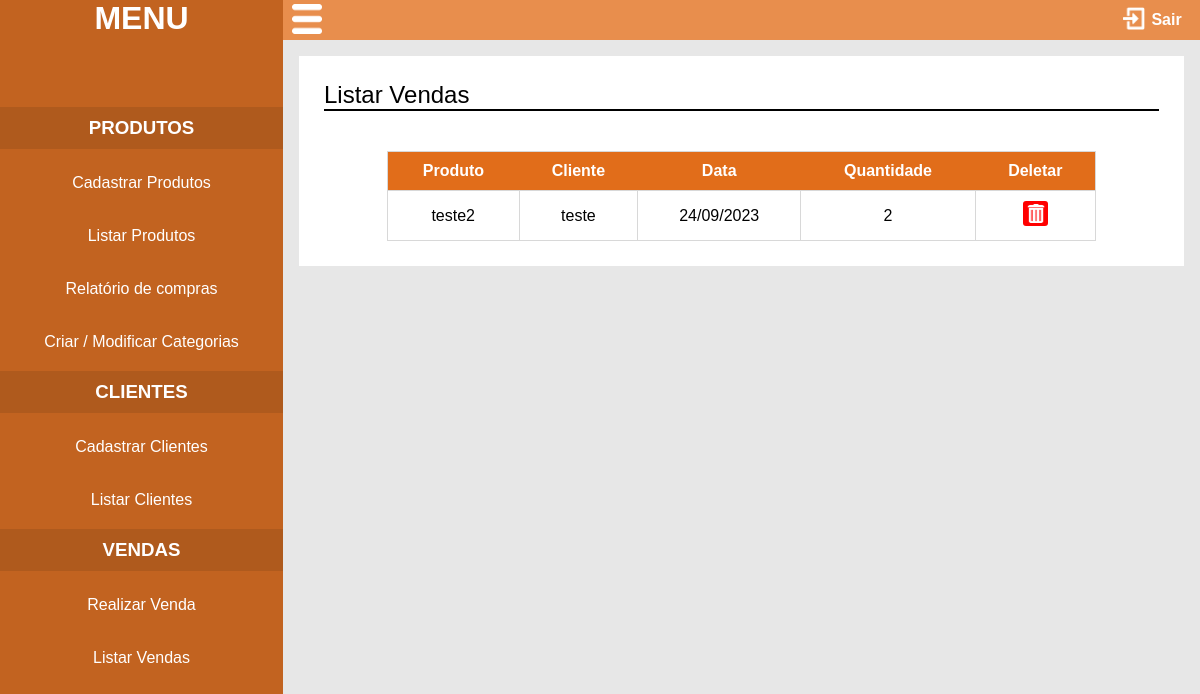
Screenshot of /painel/listar-vendas (signed in) with the database file from the repository.
### tables this page shows
CREATE TABLE IF NOT EXISTS `vendas` (
  `id` int(11) NOT NULL AUTO_INCREMENT,
  `produtovenda_id` int(11) NOT NULL,
  `clientevenda_id` int(11) NOT NULL,
  `data` datetime NOT NULL,
  `quantidade` int(11) NOT NULL,
  PRIMARY KEY (`id`)
);

CREATE TABLE IF NOT EXISTS `produtos` (
  `id` int(11) NOT NULL AUTO_INCREMENT,
  `nomeproduto` varchar(100) NOT NULL,
  `categoria` int(11) NOT NULL,
  `descricao` varchar(100) NOT NULL,
  `valorvenda` float NOT NULL,
  `valorcompra` float NOT NULL,
  `empresaproduto` varchar(100) NOT NULL,
  `quantidade` int(100) NOT NULL,
  `datacompra` datetime NOT NULL,
  `quantidadecomprada` int(11) NOT NULL,
  PRIMARY KEY (`id`)
);

CREATE TABLE IF NOT EXISTS `clientes` (
  `id` int(11) NOT NULL AUTO_INCREMENT,
  `nome` varchar(100) NOT NULL,
  `cpf` varchar(14) NOT NULL,
  `datanasc` date NOT NULL,
  `email` varchar(100) NOT NULL,
  `telefone` varchar(14) NOT NULL,
  PRIMARY KEY (`id`)
);

### classes/MySQL.php (called while the page is built)
<?php
class MySQL{
    private static $pdo;
    public static function conectar(){
        if(self::$pdo == NULL){
            try{
            self::$pdo = new PDO('mysql:host='.HOST.';dbname='.DATABASE,USER,PASSWORD,array(PDO::MYSQL_ATTR_INIT_COMMAND => "SET NAMES utf8 "));
            }catch(Exception $e){
                echo '<h4>Erro ao conectar </h4>';
            }
        }
        return self::$pdo;
    }
}

### painel/pages/listar-vendas.php (the view, shortened to what this page needs)
<?php
    $sql = MySQL::conectar()->query("SELECT vendas.id AS id_venda,vendas.quantidade,vendas.produtovenda_id,vendas.clientevenda_id,vendas.data,vendas.quantidade,produtos.id,produtos.nomeproduto,clientes.id,clientes.nome FROM `vendas` JOIN `produtos` ON vendas.produtovenda_id = produtos.id JOIN `clientes` ON vendas.clientevenda_id = clientes.id ORDER BY `data` DESC");
    $result = $sql->fetchAll();
?>
<head>
    <link rel="stylesheet" href="<?php INCLUDE_PATH_PAINEL?>css/listar-clientes.css">
</head>
<div class="container">
    <p class="titulo">Listar Vendas</p>
    <div class="center">
    <table class="table">
        <th>Produto</th>
        <th>Cliente</th>
        <th>Data</th>
        <th>Quantidade</th>
        <th>Deletar</th>
    <?php
    foreach($result as $value){
        echo
        "<tr>
            <td class='p-nome'>".$value['nomeproduto']."</td>
            <td class='p-nome'>".$value['nome']."</td>
            <td>".date('d/m/Y', strtotime($value['data']))."</p>
            <td>".$value['quantidade']."</td>
            <td><button onclick=\"deletar({$value['id_venda']})\" class='deletar'><img class='deletar-img' src='".INCLUDE_PATH_PAINEL."/images/lixeira.png'></button></td>
        </tr>";
        }
    ?>
    </table>
    </div>
</div>

### painel/css/sistemaestilo.css (style rules this page uses)
* { margin: 0; padding: 0; font-family:'Arial'; }
html,body { height: 100%; width: 100%; background-color:rgb(231, 231, 231); }
body { overflow-x: hidden; min-width: 1146px; }

### painel/css/listar-clientes.css (style rules this page uses)
.container { font-family: Arial; padding: 25px; }
.titulo { font-size: 24px; border-bottom: solid; border-width: 2px; margin-bottom: 40px; }
.table { border-collapse: collapse; width: 85%; margin: auto; }
table, td { border: 1px solid rgb(216, 216, 216); }
th { font-weight: bold; color: white; background-color: rgb(225, 109, 26); }
th, td { padding: 10px; text-align: center; }
.deletar { color:aliceblue; background-color: red; border: transparent; border-radius: 3px; height: 25px; width: 25px; font-size: 16px; cursor: pointer; }
.deletar-img { width: 22px; display: flex; justify-content: center; margin-left: 2px; }

### rows the page displays
vendas: produtos.nomeproduto "teste2", clientes.nome "teste", data "24/09/2023", quantidade "2"
